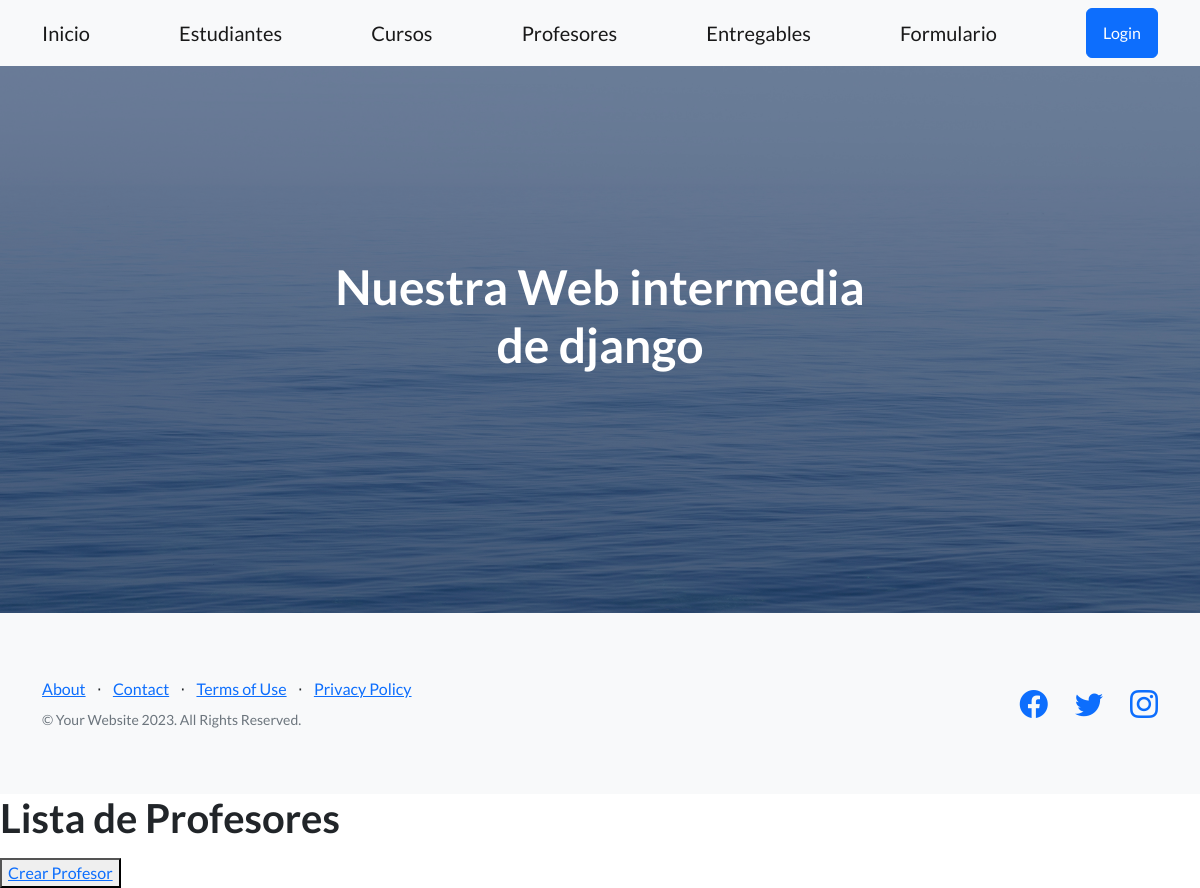
Page /AppCoder/lista-profesores/ on the earlier database version.
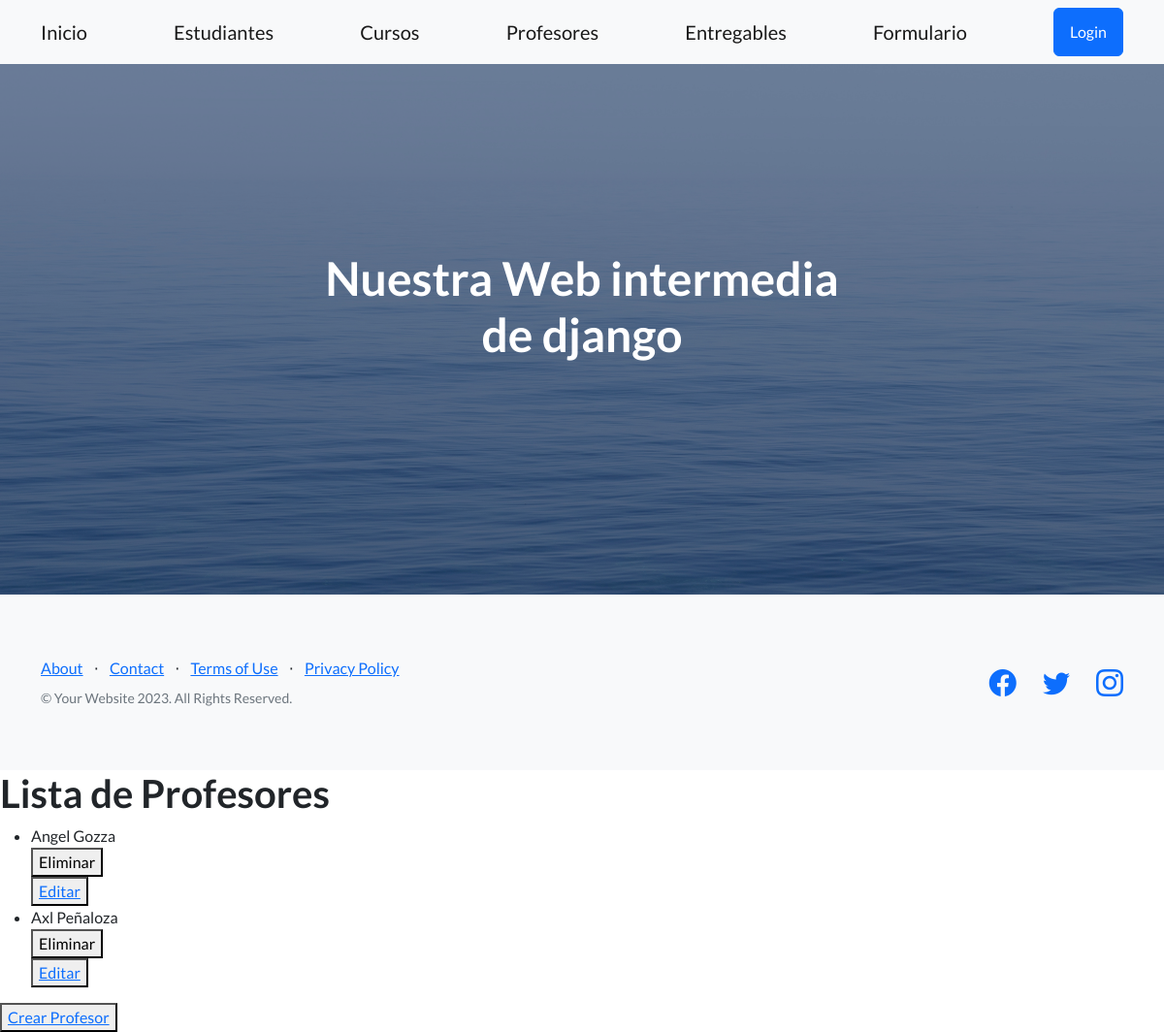
Same page on the later database version.
### AppCoder/models.py (models this page shows)
class Profesor (models.Model):
     nombre = models.CharField(max_length=30)
     apellido = models.CharField(max_length=30)
     email = models.EmailField(null=True)
     profecion = models.CharField(max_length=30, null=True)
     cursos = models.ManyToManyField(Curso)
     def __str__(self):
          return f"{self.nombre} {self.apellido}"

### AppCoder/views.py (the view)
def listaProfesores (req):
       profesores = Profesor.objects.all()
       return render(req, "leerProfesores.html", {"profesores" : profesores})

### AppCoder/templates/leerProfesores.html
{% include 'padre.html' %}
{% block contenidocambiante %}
<h1>Lista de Profesores</h1>
<ul>
{% for profesor in profesores  %}
<li>{{profesor}}</li>
 <div>
    <form action=" {% url 'EliminaProfesor' profesor.id %}" method="post">{% csrf_token %}
          <button type="submit">Eliminar</button>
    </form>
            <button>
                  <a href="{% url 'EditarProfesor' profesor.id %}"> Editar</a>
            </button>
 </div>
{% endfor %}
</ul>
 <button><a href="{% url 'CrearProfesor' %}"> Crear Profesor</a></button>
{% endblock contenidocambiante %}

Differences in the rows shown:
added Profesor: nombre+apellido "Angel Gozza"
added Profesor: nombre+apellido "Axl Peñaloza"
